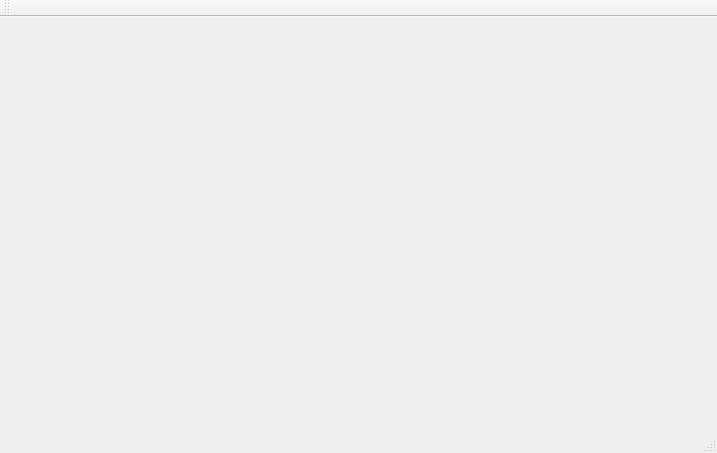
<?xml version="1.0" encoding="UTF-8"?>
<ui version="4.0">
 <class>MainWindow</class>
 <widget class="QMainWindow" name="MainWindow">
  <property name="geometry">
   <rect>
    <x>0</x>
    <y>0</y>
    <width>717</width>
    <height>453</height>
   </rect>
  </property>
  <property name="windowTitle">
   <string>MainWindow</string>
  </property>
  <widget class="QWidget" name="centralWidget">
   <widget class="QWidget" name="widget" native="true">
    <property name="geometry">
     <rect>
      <x>240</x>
      <y>19</y>
      <width>120</width>
      <height>101</height>
     </rect>
    </property>
   </widget>
   <widget class="QWidget" name="widget_2" native="true">
    <property name="geometry">
     <rect>
      <x>240</x>
      <y>120</y>
      <width>120</width>
      <height>101</height>
     </rect>
    </property>
   </widget>
   <widget class="QWidget" name="widget_3" native="true">
    <property name="geometry">
     <rect>
      <x>240</x>
      <y>220</y>
      <width>120</width>
      <height>101</height>
     </rect>
    </property>
   </widget>
   <widget class="QWidget" name="widget_4" native="true">
    <property name="geometry">
     <rect>
      <x>360</x>
      <y>120</y>
      <width>120</width>
      <height>101</height>
     </rect>
    </property>
   </widget>
   <widget class="QWidget" name="widget_5" native="true">
    <property name="geometry">
     <rect>
      <x>120</x>
      <y>120</y>
      <width>120</width>
      <height>101</height>
     </rect>
    </property>
   </widget>
   <widget class="QWidget" name="widget_6" native="true">
    <property name="geometry">
     <rect>
      <x>480</x>
      <y>120</y>
      <width>120</width>
      <height>101</height>
     </rect>
    </property>
   </widget>
  </widget>
  <widget class="QMenuBar" name="menuBar">
   <property name="geometry">
    <rect>
     <x>0</x>
     <y>0</y>
     <width>717</width>
     <height>21</height>
    </rect>
   </property>
  </widget>
  <widget class="QToolBar" name="mainToolBar">
   <attribute name="toolBarArea">
    <enum>TopToolBarArea</enum>
   </attribute>
   <attribute name="toolBarBreak">
    <bool>false</bool>
   </attribute>
  </widget>
  <widget class="QStatusBar" name="statusBar"/>
 </widget>
 <layoutdefault spacing="6" margin="11"/>
 <resources/>
 <connections/>
</ui>
